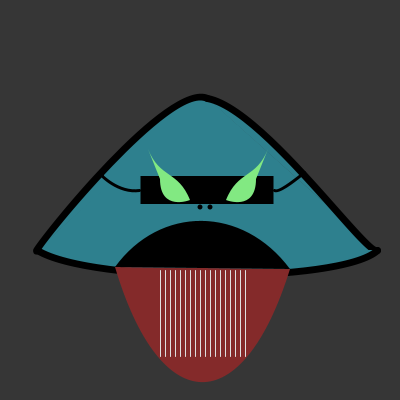
Frame 1 (no input)
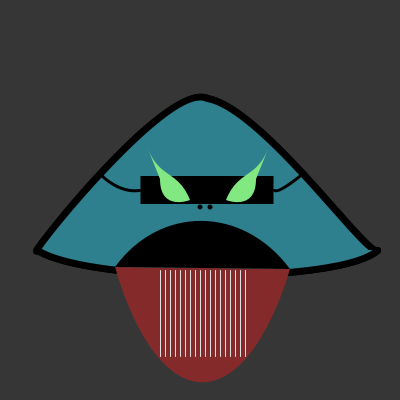
Frame 2 (the mouse pressed at the canvas centre, redrawn once)

The Processing sketch that drew these frames (run headless with seeded random() and noise(); the mouse was pressed at the canvas centre and the sketch redrawn once):

// Processing sketch: processing_51070
// ── processing_51070.pde


float y;
float x;

void setup() {
  size(400, 400);
  smooth();
  noStroke();
  noLoop();
  int x = width/2;
  int y = height/2;
  background(54);

}

void draw() {
 
  
  // PEAU---------------------------------------------------------
fill(46,128,142); 
strokeWeight(0);
   noStroke();
  quad(200,101,211, 101, 377,250,37,250);   
 
   // NEZ---------------------------------------------------------
   fill(0);
   ellipse(200, 207,5,5);
   ellipse(210, 207,5,5);

   
  // TETE CONTOURS------------------------------------------------
  fill(46,128,142); 
  stroke(0);
  strokeWeight(7);
  curve(43,188,207,98,377,250,266,54); 
  curve(280,366,207,98,37,250,296,19);
  curve(50,50,37,250,377,250,250,50);
  
    // BANDEAU-----------------------------------------------------
  rectMode(CENTER); 
  noStroke();
  fill(0);
  float largeurTete = width/3;
  float hauteurTete = height/14;
  rect(207,190, largeurTete, hauteurTete); 
  
  // CORDE GAUCHE BANDEAU-----------------------------------------
  noFill();  
  stroke(0);
  strokeWeight(3);
  curve(262,152,274,190,302,175,208,262);
  
  // CORDE GAUCHE BANDEAU-----------------------------------------
  curve(262,152,139,190,102,175,208,262); 
   
  // L'OEIL DROIT-------------------------------------------------
  fill (130,233,130);
  noStroke();
  leaf(226, 200, 30, 1);
  
  // L'OEIL GAUCHE------------------------------------------------
  leaf(190, 200, 30, -1); 
  stroke(126);
  stroke(255);
  
   // LANGUE------------------------------------------------------
  fill(132,42,42);
noStroke();
curve(20,-640,115,267,290,269,400,-650);
  
  // BOUCHE OUVERTE-----------------------------------------------
  fill(0);
noStroke();
curve(20,640,115,267,290,269,400,650);
  
  // BOUCHE DENTS-------------------------------------------------
  fill(204, 102);
  stroke(225);
  strokeWeight(1);
  float x = 160;
  float y = 270;
  float combienFois = 18;
  float longBouche = 86;
  float finBouche = 80;
  
  while(combienFois > 0) {
  combienFois--;
    line (x, y, x, y+longBouche);
  x = x +5;
  }
}


void leaf(int x, int y, int size, int dir) {
  pushMatrix();
  translate(x, y); // Move to position
  scale(size); // Scale to size
  beginShape(); // Draw the shape
  
  vertex(1.4*dir, -1.7);
  bezierVertex(1.0*dir, -0.7, 0.4*dir, -1.0, 0.0, 0.0);
  bezierVertex(0.0, 0.0, 1.0*dir, 0.4, 1.0*dir, -0.7);
  endShape();
  popMatrix();
}
